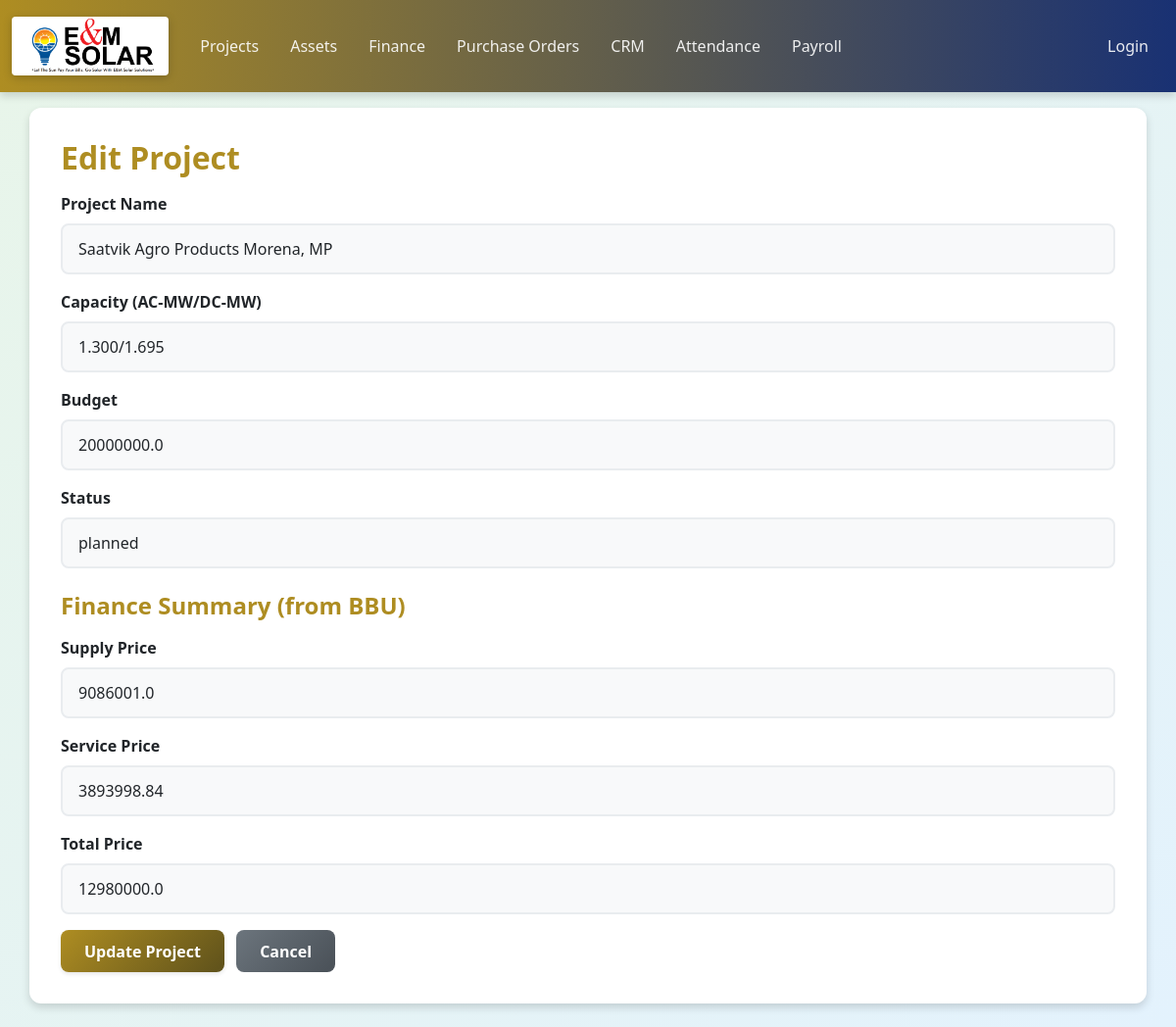
The app's page /projects/5/edit with its own data.
### models/project.py (models this page shows)
class SolarProject(db.Model):
    id = db.Column(db.Integer, primary_key=True)
    name = db.Column(db.String(100))
    capacity_mw = db.Column(db.String(50))  # Changed to String to accommodate AC/DC format
    budget = db.Column(db.Float)
    status = db.Column(db.String(50))
    boq_pdf_path = db.Column(db.String(255)) # This field name is misleading now, but keeping for continuity for now
    bbu_pdf_path = db.Column(db.String(255)) # This field name is misleading now, but keeping for continuity for now
    finance_supply_price = db.Column(db.Float)
    finance_service_price = db.Column(db.Float)
    finance_total_price = db.Column(db.Float)
    purchase_orders = relationship("PurchaseOrder", back_populates="project")
    finance_transactions = relationship("FinanceTransaction", back_populates="project")
    materials = relationship("Material", back_populates="project")
    bbu_supply_items = relationship("BBUSupplyItem", back_populates="project")
    bbu_service_items = relationship("BBUServiceItem", back_populates="project")

### routes/project_routes.py (the view)
@project_bp.route('/projects/<int:id>/edit', methods=['GET'])
def edit_project_form(id):
    project = SolarProject.query.get_or_404(id)
    return render_template('project_form.html', project=project)

### templates/project_form.html (shortened to what this page needs)
{% extends "base.html" %}
{% block content %}
<h2 class="mb-3">{% if project %}Edit Project{% else %}Add New Project{% endif %}</h2>
<form method="POST" action="{% if project %}/projects/{{ project.id }}/edit{% else %}/projects{% endif %}">
    <div class="mb-3">
        <label for="name" class="form-label">Project Name</label>
        <input type="text" class="form-control" id="name" name="name" value="{{ project.name if project else '' }}" required>
    </div>
    <div class="mb-3">
        <label for="capacity_mw" class="form-label">Capacity (AC-MW/DC-MW)</label>
        <input type="text" class="form-control" id="capacity_mw" name="capacity_mw" value="{{ project.capacity_mw if project else '' }}" required>
    </div>
    <div class="mb-3">
        <label for="budget" class="form-label">Budget</label>
        <input type="number" step="0.01" class="form-control" id="budget" name="budget" value="{{ project.budget if project else '' }}" required>
    </div>
    <div class="mb-3">
        <label for="status" class="form-label">Status</label>
        <input type="text" class="form-control" id="status" name="status" value="{{ project.status if project else '' }}" required>
    </div>
    <h4 class="mt-4">Finance Summary (from BBU)</h4>
    <div class="mb-3">
        <label for="finance_supply_price" class="form-label">Supply Price</label>
        <input type="number" step="0.01" class="form-control" id="finance_supply_price" name="finance_supply_price" value="{{ project.finance_supply_price if project and project.finance_supply_price else '' }}">
    </div>
    <div class="mb-3">
        <label for="finance_service_price" class="form-label">Service Price</label>
        <input type="number" step="0.01" class="form-control" id="finance_service_price" name="finance_service_price" value="{{ project.finance_service_price if project and project.finance_service_price else '' }}">
    </div>
    <div class="mb-3">
        <label for="finance_total_price" class="form-label">Total Price</label>
        <input type="number" step="0.01" class="form-control" id="finance_total_price" name="finance_total_price" value="{{ project.finance_total_price if project and project.finance_total_price else '' }}">
    </div>
    <button type="submit" class="btn btn-primary">{% if project %}Update Project{% else %}Add Project{% endif %}</button>
    <a href="/projects" class="btn btn-secondary ms-2">Cancel</a>
</form>
{% endblock %}

### static/style.css (style rules this page uses)
:root { --primary-color: #ae8d22; --primary-dark: #5e511b; --primary-light: #af984c; --secondary-color: #193173; --secondary-dark: #0d0f40; --secondary-light: #3c4484; --bg-primary: #f8f9fa; --bg-secondary: #e9ecef; --bg-card: #ffffff; --text-primary: #212529; --text-secondary: #6c757d; --text-light: #ffffff; --success: #28a745; --warning: #ffc107; --danger: #dc3545; --info: #17a2b8; --shadow-sm: 0 2px 4px rgba(0,0,0,0.1); --shadow-md: 0 4px 8px rgba(0,0,0,0.15); --shadow-lg: 0 8px 16px rgba(0,0,0,0.2); --radius-sm: 4px; --radius-md: 8px; --radius-lg: 12px; --transition-fast: 0.2s ease; --transition-normal: 0.3s ease; }
body { font-family: 'Segoe UI', Tahoma, Geneva, Verdana, sans-serif; background: linear-gradient(135deg, #e8f5e9 0%, #e3f2fd 100%); background-attachment: fixed; min-height: 100vh; color: var(--text-primary); }
h1, h2, h3, h4, h5, h6 { color: var(--primary-color); font-weight: 600; margin-bottom: 1rem; }
.btn-primary { background: linear-gradient(135deg, var(--primary-color) 0%, var(--primary-dark) 100%); border: none; padding: 0.6rem 1.5rem; border-radius: var(--radius-md); font-weight: 600; box-shadow: var(--shadow-sm); transition: var(--transition-fast); }
.btn-secondary { background: linear-gradient(135deg, #6c757d 0%, #495057 100%); border: none; padding: 0.6rem 1.5rem; border-radius: var(--radius-md); font-weight: 600; transition: var(--transition-fast); }
.form-label { font-weight: 600; color: var(--text-primary); margin-bottom: 0.5rem; }
.form-control { border: 2px solid var(--bg-secondary); border-radius: var(--radius-md); padding: 0.75rem 1rem; transition: var(--transition-fast); background: var(--bg-primary); }
a { color: var(--primary-color); transition: var(--transition-fast); }

### records on screen
SolarProject: name "Saatvik Agro Products Morena, MP", capacity_mw "1.300/1.695", budget "20000000.0", status "planned", finance_supply_price "9086001.0", finance_service_price "3893998.84", finance_total_price "12980000.0"
